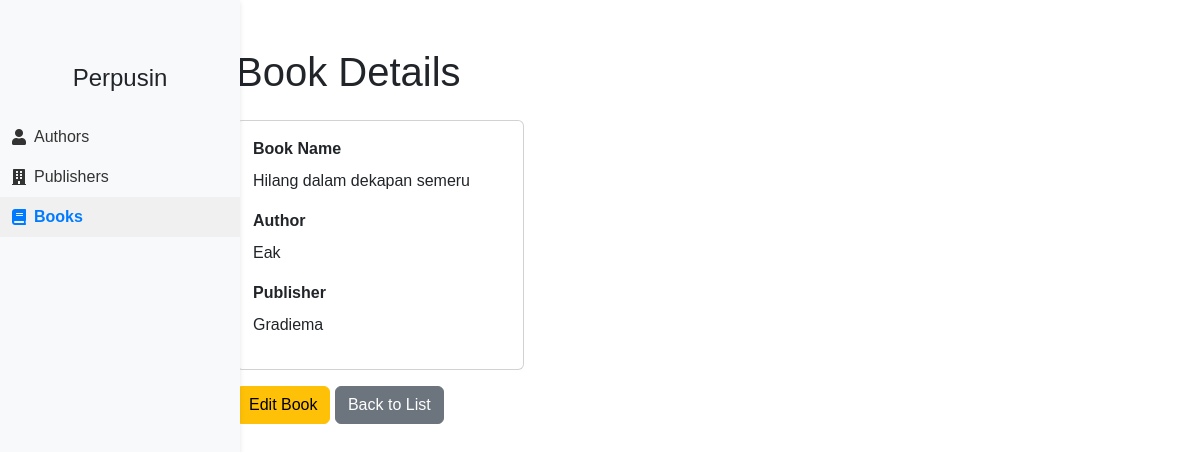
Page /public/book/detail/2 on the committed database.
### tables this page shows
CREATE TABLE `buku` (
  `id` int(11) NOT NULL,
  `name` varchar(255) DEFAULT NULL,
  `publisher_id` int(11) DEFAULT NULL,
  `author_id` int(11) DEFAULT NULL
);

CREATE TABLE `author` (
  `id` int(11) NOT NULL,
  `name` varchar(255) DEFAULT NULL
);

CREATE TABLE `publisher` (
  `id` int(11) NOT NULL,
  `name` varchar(255) DEFAULT NULL
);

### app/controller/BookController.php (called while the page is built, shortened)
<?php
require_once '../app/models/BookModel.php';
require_once '../app/core/Helper.php';
class BookController extends Controller
{
    private $bookModel;
    public function __construct()
    {
        $this->bookModel = new BookModel();
    }
    public function detail($id)
    {
        $this->view('books/detail', [
            'title' => 'Book Details',
            'book' => $this->bookModel->getBookById($id)
        ]);
    }
}

### app/core/App.php (called while the page is built, shortened)
<?php
class App {
    protected $method = 'index';
    public function __construct() {
        $url = $this->parseUrl();
        if ($url && file_exists('../app/controller/' . $url[0] . 'Controller.php')) {
            $this->controller = $url[0] . 'Controller';
            unset($url[0]);
        }
        $this->controller = new $this->controller;
        if ($url && isset($url[1])) {
            if (method_exists($this->controller, $url[1])) {
                $this->method = $url[1];
                unset($url[1]);
            }
        }
        $this->params = $url ? array_values($url) : [];
        call_user_func_array([$this->controller, $this->method], $this->params);
    }
    public function parseUrl() {
        if (isset($_GET['url'])) {
            return explode('/', filter_var(rtrim($_GET['url'], '/'), FILTER_SANITIZE_URL));
        }
        return [];
    }
}

### public/index.php (called while the page is built, shortened)
<?php
require_once '../app/core/App.php';
require_once '../app/core/Database.php';
$app = new App();

### app/core/Database.php (called while the page is built, shortened)
<?php
class Database {
    protected $host = DB_HOST;
    protected $user = DB_USER;
    protected $pass = DB_PASS;
    protected $db_name = DB_NAME;
    protected $dbh;
    protected $stmt;
    public function __construct()
    {
        $dsn = 'mysql:host='. $this->host . '; dbname=' . $this->db_name;
        $option = [
            PDO::ATTR_PERSISTENT => true,
            PDO::ATTR_ERRMODE => PDO::ERRMODE_EXCEPTION
        ];
        try {
            $this->dbh = new PDO ($dsn, $this->user, $this->pass, $option);
        } catch (PDOException $e) {
            die ($e->getMessage());
        }
    }
    public function query($query)
    {
        $this->stmt = $this->dbh->prepare($query);
    }
    public function bind($param, $value, $type = null)
    {
        if(is_null($type) ) {
            switch( true ) {
                case is_int($value) :
                    $type = PDO::PARAM_INT;
                    break;
            }
        }
        $this->stmt->bindValue($param, $value, $type);
    }
    public function execute()
    {
        $this->stmt->execute();
    }
    public function single()
    {
        $this->execute();
        return $this->stmt->fetch(PDO::FETCH_ASSOC);
    }
}

### app/models/BookModel.php (called while the page is built, shortened)
<?php
require_once __DIR__ . '/../core/Database.php';
class BookModel extends Database
{
    protected $table = 'buku';
    protected $db;
    public function __construct()
    {
        $this->db = new Database();
    }
    public function getBookById($id)
    {
        $id = intval($id);
        $query = 'SELECT b.*, a.name AS author_name, p.name AS publisher_name FROM ' . $this->table . ' b ';
        $query .= 'LEFT JOIN author a ON b.author_id = a.id ';
        $query .= 'LEFT JOIN publisher p ON b.publisher_id = p.id ';
        $query .= 'WHERE b.id=:id';
        $this->db->query($query);
        $this->db->bind(':id', $id);
        return $this->db->single();
    }
}

### app/core/Helper.php (called while the page is built, shortened)
<?php
function base_url($uri = '') {
    $base_url = "http://$_SERVER[HTTP_HOST]/alpatech-php-mvc/public/";
    return $base_url . ltrim($uri, '/');
}

### app/views/books/detail.php (the view, shortened to what this page needs)
<div class="container mt-5">
    <h1 class="mb-4"><?php echo $data['title']; ?></h1>
    <div class="card my-3" style="width: 18rem;">
        <div class="card-body">
        <div class="mb-3">
            <label class="form-label" style="font-weight: bold">Book Name</label>
            <p><?php echo $data['book']['name']; ?></p>
        </div>
        <div class="mb-3">
            <label class="form-label" style="font-weight: bold">Author</label>
            <p><?php echo $data['book']['author_name']; ?></p>
        </div>
        <div class="mb-3">
            <label class="form-label" style="font-weight: bold">Publisher</label>
            <p><?php echo $data['book']['publisher_name']; ?></p>
        </div>
        </div>
    </div>
    <a href="<?php echo base_url('book/edit/' . $data['book']['id']); ?>" class="btn btn-warning">Edit Book</a>
    <a href="<?php echo base_url('book'); ?>" class="btn btn-secondary">Back to List</a>
</div>

### rows in the picture
buku: name "Hilang dalam dekapan semeru", author.name "Eak", publisher.name "Gradiema"

### other values in the picture
$data['title'] "Book Details"
